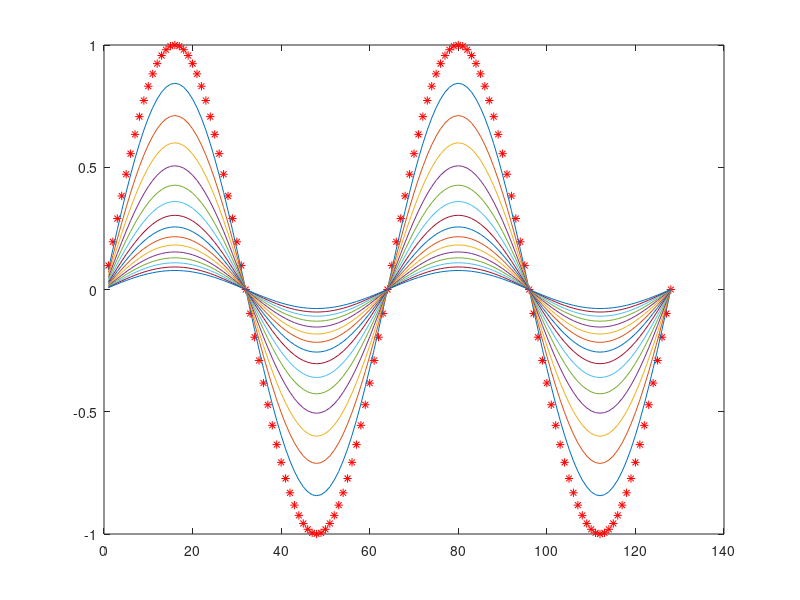

Write the MATLAB code that produced this figure.
clear all;
N=128;
D=1;
m=2;
dt=0.01;

%Declararions
conc=zeros(N,1);

%Initial Profile
for i=1:N
    conc(i)=sin(2*pi*m*i/N);
    % conc(i)=0.5*(1+sin(2*pi*m*i/N));
end

%Plot initial profile
plot(conc, 'r*');
hold on

%Periodic Boundary Definitions
halfN=N/2;
delk=2*pi/N;

%Evolution
for m=1:15 %Loop for time steps
    
    conc_hat=fft(conc);
    
    for n=1:1500 %Loop for calculation
        
        for i=1:N
            
            if (i<halfN)
                k=i*delk;
            end
            
            if (i>=halfN)
                k=(i-N)*delk;
            end
            
            %Implict condition
            conc_hat(i,1)=conc_hat(i,1)/(1+D*k*k*dt); 
        end
    end
    
    conc=real(ifft(conc_hat));
    plot(conc);
end

